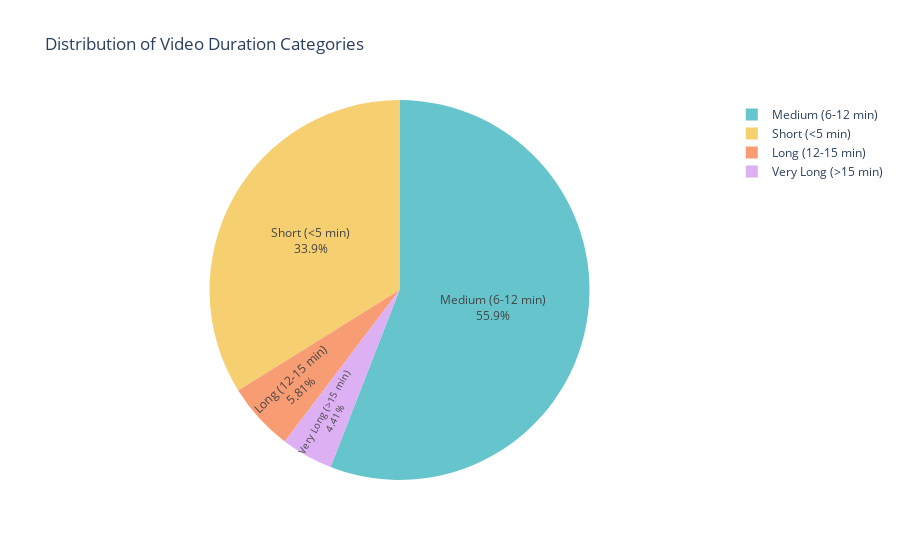

The cell this chart's notebook holds for it:
### Code cell
# Create a duration category for analysis (if not already available)
def duration_category(minutes):
    if pd.isna(minutes):
        return "Unknown"
    if minutes < 5:
        return 'Short (<5 min)'
    elif minutes < 12:
        return 'Medium (6-12 min)'
    elif minutes < 15:
        return 'Long (12-15 min)'
    else:
        return 'Very Long (>15 min)'

if 'duration_minutes' in df.columns:
    df['duration_category'] = df['duration_minutes'].apply(duration_category)
else:
    print("Column 'duration_minutes' not found. Ensure you have converted the duration.")

# Count the number of videos per category
duration_counts = df['duration_category'].value_counts().reset_index()
duration_counts.columns = ['Duration Category', 'Count']

# Plot the pie chart using Plotly Express
fig = px.pie(duration_counts, values='Count', names='Duration Category',
             title="Distribution of Video Duration Categories",
             color_discrete_sequence=px.colors.qualitative.Pastel)
fig.update_traces(textposition='inside', textinfo='percent+label')
fig.show()

### Figure 1 — Plotly figure (JSON) as saved in the notebook; plotly's stock layout.template omitted (floating-point values rounded to 4 significant figures)
{"data": [{"domain": {"x": [0, 1], "y": [0, 1]}, "hovertemplate": "Duration Category=%{label}<br>Count=%{value}<extra></extra>", "labels": ["Medium (6-12 min)", "Short (<5 min)", "Long (12-15 min)", "Very Long (>15 min)"], "legendgroup": "", "name": "", "showlegend": true, "textinfo": "percent+label", "textposition": "inside", "type": "pie", "values": [279, 169, 29, 22]}], "layout": {"legend": {"tracegroupgap": 0}, "piecolorway": ["rgb(102, 197, 204)", "rgb(246, 207, 113)", "rgb(248, 156, 116)", "rgb(220, 176, 242)", "rgb(135, 197, 95)", "rgb(158, 185, 243)", "rgb(254, 136, 177)", "rgb(201, 219, 116)", "rgb(139, 224, 164)", "rgb(180, 151, 231)", "rgb(179, 179, 179)"], "title": {"text": "Distribution of Video Duration Categories"}}}
